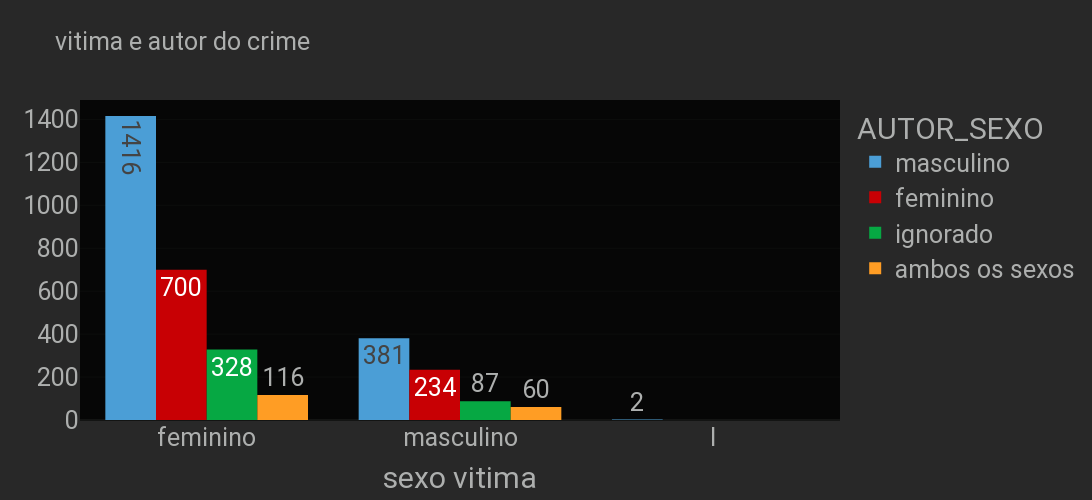

Notebook source saved alongside this figure:
### Code cell
seleçao = sex_vitima_agressor.value_counts()
seleçao.reset_index()
df_vitma_agressor = pd.DataFrame(seleçao)
df_user = df_vitma_agressor.reset_index()

fig6 = px.histogram(df_user,x='CS_SEXO',y=0,template='cyborg',text_auto=True,color='AUTOR_SEXO',barmode='group',
                    title='vitima e autor do crime',height=500,width=1550,)
fig6.update_layout(font=dict(size=25),title_font=dict(size=25),yaxis_title=None,xaxis_title='sexo vitima')
fig6.show()

### Figure 1 — Plotly figure (JSON) as saved in the notebook; plotly's stock layout.template omitted (floating-point values rounded to 4 significant figures)
{"data": [{"alignmentgroup": "True", "bingroup": "x", "histfunc": "sum", "hovertemplate": "AUTOR_SEXO=masculino<br>CS_SEXO=%{x}<br>sum of 0=%{y}<extra></extra>", "legendgroup": "masculino", "marker": {"color": "#4b9ed6", "pattern": {"shape": ""}}, "name": "masculino", "offsetgroup": "masculino", "orientation": "v", "showlegend": true, "texttemplate": "%{value}", "type": "histogram", "x": ["feminino", "masculino", "I"], "xaxis": "x", "y": [1416, 381, 2], "yaxis": "y"}, {"alignmentgroup": "True", "bingroup": "x", "histfunc": "sum", "hovertemplate": "AUTOR_SEXO=feminino<br>CS_SEXO=%{x}<br>sum of 0=%{y}<extra></extra>", "legendgroup": "feminino", "marker": {"color": "#c80004", "pattern": {"shape": ""}}, "name": "feminino", "offsetgroup": "feminino", "orientation": "v", "showlegend": true, "texttemplate": "%{value}", "type": "histogram", "x": ["feminino", "masculino"], "xaxis": "x", "y": [700, 234], "yaxis": "y"}, {"alignmentgroup": "True", "bingroup": "x", "histfunc": "sum", "hovertemplate": "AUTOR_SEXO=ignorado<br>CS_SEXO=%{x}<br>sum of 0=%{y}<extra></extra>", "legendgroup": "ignorado", "marker": {"color": "#06a843", "pattern": {"shape": ""}}, "name": "ignorado", "offsetgroup": "ignorado", "orientation": "v", "showlegend": true, "texttemplate": "%{value}", "type": "histogram", "x": ["feminino", "masculino"], "xaxis": "x", "y": [328, 87], "yaxis": "y"}, {"alignmentgroup": "True", "bingroup": "x", "histfunc": "sum", "hovertemplate": "AUTOR_SEXO=ambos os sexos<br>CS_SEXO=%{x}<br>sum of 0=%{y}<extra></extra>", "legendgroup": "ambos os sexos", "marker": {"color": "#ff9d24", "pattern": {"shape": ""}}, "name": "ambos os sexos", "offsetgroup": "ambos os sexos", "orientation": "v", "showlegend": true, "texttemplate": "%{value}", "type": "histogram", "x": ["feminino", "masculino"], "xaxis": "x", "y": [116, 60], "yaxis": "y"}], "layout": {"barmode": "group", "font": {"size": 25}, "height": 500, "legend": {"title": {"text": "AUTOR_SEXO"}, "tracegroupgap": 0}, "title": {"font": {"size": 25}, "text": "vitima e autor do crime"}, "width": 1550, "xaxis": {"anchor": "y", "domain": [0, 1], "title": {"text": "sexo vitima"}}, "yaxis": {"anchor": "x", "domain": [0, 1], "title": {}}}}
